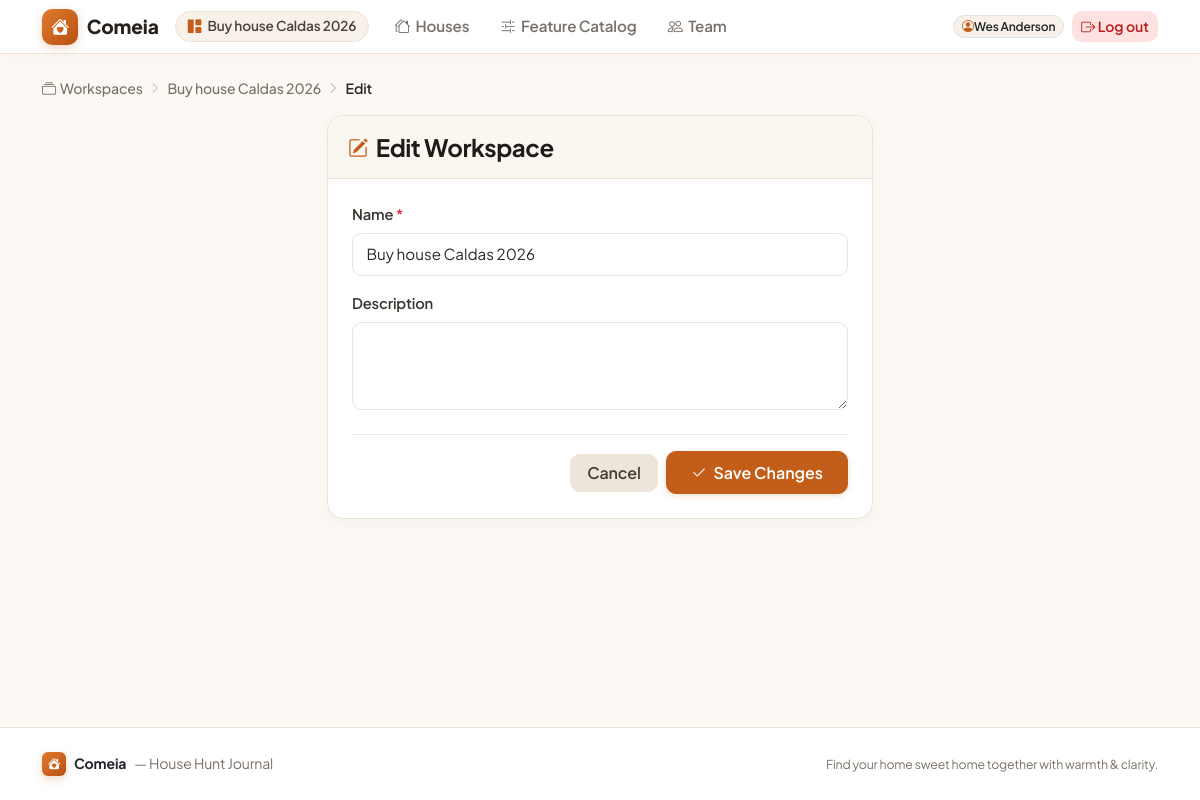
Page /accounts/workspaces/buy-house-caldas-2026/edit/ (signed in) on the committed database.
### accounts/models.py (models this page shows, shortened)
class Workspace(models.Model):
    name = models.CharField(max_length=120)
    slug = models.SlugField(max_length=140, unique=True, blank=True)
    description = models.TextField(blank=True)
    created_by = models.ForeignKey(
        settings.AUTH_USER_MODEL,
        on_delete=models.PROTECT,
        related_name="created_workspaces",
    )
    created_at = models.DateTimeField(auto_now_add=True)
    updated_at = models.DateTimeField(auto_now=True)
    class Meta:
        ordering = ("name",)
        verbose_name = _("workspace")
        verbose_name_plural = _("workspaces")
    def membership_for(self, user) -> "Membership | None":
        if not user.is_authenticated:
            return None
        return self.memberships.filter(user=user).select_related("user").first()

class User(AbstractUser):
    """Custom user model.

    Declared up-front so the project can extend it later without a painful
    migration.  Currently it adds nothing beyond :class:`AbstractUser`.
    """

### accounts/views.py (the view, shortened to what this page needs)
class WorkspaceUpdateView(
    WorkspaceAccessMixin, SuccessMessageMixin, UpdateView
):
    model = Workspace
    form_class = WorkspaceForm
    template_name = "accounts/workspace_form.html"
    success_message = "Workspace updated."
    require_owner = True
    def get_object(self, queryset=None) -> Workspace:
        return self.workspace

### accounts/forms.py
class WorkspaceForm(forms.ModelForm):
    class Meta:
        model = Workspace
        fields = ("name", "description")
        widgets = {"description": forms.Textarea(attrs={"rows": 3})}

### accounts/mixins.py (called while the page is built)
    def setup_workspace(
        self, request: HttpRequest, *args: Any, **kwargs: Any
    ) -> HttpResponse | None:
        if not request.user.is_authenticated:
            from django.contrib.auth.views import redirect_to_login
            return redirect_to_login(request.get_full_path())
        slug = kwargs.get("workspace_slug")
        self.workspace = get_object_or_404(Workspace, slug=slug)
        membership = self.workspace.membership_for(request.user)
        if membership is None:
            raise PermissionDenied("You are not a member of this workspace.")
        if self.require_owner and not membership.can_manage:
            raise PermissionDenied("Only owners can do that.")
        if self.require_editor and not membership.can_edit:
            raise PermissionDenied("You need editor rights to do that.")
        self.membership = membership
        return None

    def dispatch(self, request: HttpRequest, *args: Any, **kwargs: Any) -> HttpResponse:
        response = self.setup_workspace(request, *args, **kwargs)
        if response is not None:
            return response
        return super().dispatch(request, *args, **kwargs)

    def get_context_data(self, **kwargs: Any) -> dict[str, Any]:
        context = super().get_context_data(**kwargs)
        context.setdefault("workspace", self.workspace)
        context.setdefault("membership", self.membership)
        return context

### accounts/models.py (called while the page is built)
    @property
    def can_manage(self) -> bool:
        return self.role == Role.OWNER

### templates/accounts/workspace_form.html (shortened to what this page needs)
{% extends "base.html" %}
{% block content %}
<nav class="breadcrumb-cozy" aria-label="breadcrumb">
    <a href="{% url 'accounts:workspace_list' %}"><i class="bi bi-collection me-1"></i>Workspaces</a>
    {% if object %}
        <span class="separator"><i class="bi bi-chevron-right"></i></span>
        <a href="{% url 'accounts:workspace_detail' object.slug %}">{{ object.name }}</a>
        <span class="separator"><i class="bi bi-chevron-right"></i></span>
        <span class="current">Edit</span>
    {% else %}
        <span class="separator"><i class="bi bi-chevron-right"></i></span>
        <span class="current">New Workspace</span>
    {% endif %}
</nav>
<div class="row justify-content-center">
    <div class="col-12 col-md-8 col-lg-6">
        <div class="card card-cozy">
            <div class="card-cozy-header">
                <div class="d-flex align-items-center gap-2">
                    <i class="bi {% if object %}bi-pencil-square{% else %}bi-plus-circle-fill{% endif %} text-primary-warm fs-5"></i>
                    <h1 class="h4 font-heading mb-0">{% if object %}Edit Workspace{% else %}Create New Workspace{% endif %}</h1>
                </div>
            </div>
            <div class="card-body p-4">
                <form method="post" novalidate>
                    {% for field in form %}
                        <div class="mb-3">
                            <label for="{{ field.id_for_label }}" class="form-label">
                                {{ field.label }}
                                {% if field.field.required %}<span class="text-danger">*</span>{% endif %}
                            </label>
                            {{ field }}
                        </div>
                    {% endfor %}
                    <div class="d-flex align-items-center justify-content-end gap-2 pt-3 border-top border-light-subtle mt-4">
                        {% if object %}
                            <a href="{% url 'accounts:workspace_detail' object.slug %}" class="btn btn-secondary px-3">Cancel</a>
                        {% else %}
                            <a href="{% url 'accounts:workspace_list' %}" class="btn btn-secondary px-3">Cancel</a>
                        {% endif %}
                        <button type="submit" class="btn btn-primary px-4">
                            <i class="bi bi-check2 me-1"></i> {% if object %}Save Changes{% else %}Create Workspace{% endif %}
                        </button>
                    </div>
                </form>
            </div>
        </div>
    </div>
</div>
{% endblock %}

### templates/base.html (shortened to what this page needs)
{% load static %}
<!doctype html>
<html lang="en">
<head>
    <link href="https://cdn.jsdelivr.net/npm/bootstrap@5.3.3/dist/css/bootstrap.min.css" rel="stylesheet">
    <link rel="stylesheet" href="https://cdn.jsdelivr.net/npm/bootstrap-icons@1.11.3/font/bootstrap-icons.min.css">
</head>
<body>
<header class="navbar navbar-expand-lg navbar-comeia sticky-top">
    <div class="container-xl">
        <a class="brand-text" href="{% url 'accounts:workspace_list' %}">
            <span class="brand-logo-icon"><i class="bi bi-house-heart-fill"></i></span>
            <span>Comeia</span>
        </a>
        <div class="collapse navbar-collapse" id="navbarComeiaNav">
            <div class="navbar-nav me-auto align-items-lg-center ms-lg-3 mt-2 mt-lg-0 gap-1">
                {% if workspace %}
                    <div class="d-flex align-items-center me-2 my-1 my-lg-0">
                        <a href="{% url 'accounts:workspace_detail' workspace.slug %}" class="workspace-chip" title="Active workspace">
                            <i class="bi bi-grid-1x2-fill text-primary-warm"></i>
                            <span class="text-truncate" style="max-width: 180px;">{{ workspace.name }}</span>
                        </a>
                    </div>
                    <a class="nav-link-cozy" href="{% url 'properties:house_list' workspace.slug %}">
                        <i class="bi bi-houses"></i> Houses
                    </a>
                    <a class="nav-link-cozy" href="{% url 'properties:feature_list' workspace.slug %}">
                        <i class="bi bi-sliders2"></i> Feature Catalog
                    </a>
                    <a class="nav-link-cozy" href="{% url 'accounts:workspace_detail' workspace.slug %}">
                        <i class="bi bi-people"></i> Team
                    </a>
                {% else %}
                    <a class="nav-link-cozy" href="{% url 'accounts:workspace_list' %}">
                        <i class="bi bi-collection"></i> Workspaces
                    </a>
                {% endif %}
            </div>
            <div class="navbar-nav ms-auto align-items-lg-center gap-2 mt-3 mt-lg-0">
                {% if user.is_authenticated %}
                    <div class="d-flex align-items-center gap-2">
                        <span class="badge bg-surface text-dark border px-2.5 py-1.5 d-inline-flex align-items-center gap-1.5" style="border-radius: 12px; font-weight: 600;">
                            <i class="bi bi-person-circle text-primary-warm"></i> {{ user.get_full_name|default:user.username }}
                        </span>
                        <form method="post" action="{% url 'accounts:logout' %}" class="d-inline m-0">
                            <button type="submit" class="btn btn-sm btn-soft-danger px-2.5 py-1" title="Log out">
                                <i class="bi bi-box-arrow-right"></i> Log out
                            </button>
                        </form>
                    </div>
                {% endif %}
            </div>
        </div>
    </div>
</header>
<main class="container-xl py-4 flex-grow-1">
    {% block content %}{% endblock %}
</main>
<footer class="footer-comeia">
    <div class="container-xl d-flex flex-column flex-sm-row justify-content-between align-items-center gap-2">
        <div class="d-flex align-items-center gap-2">
            <span class="brand-logo-icon" style="width: 24px; height: 24px; font-size: 0.8rem; border-radius: 6px;"><i class="bi bi-house-heart-fill"></i></span>
            <span class="fw-bold text-dark">Comeia</span>
            <span class="text-muted-warm">— House Hunt Journal</span>
        </div>
        <div class="text-muted-warm small">
            Find your home sweet home together with warmth & clarity.
        </div>
    </div>
</footer>
</body>
</html>

### templates/base.html (style rules this page uses)
:root { --comeia-primary: #c25e1a; --comeia-primary-hover: #a94f13; --comeia-primary-light: #fdf1e8; --comeia-primary-rgb: 194, 94, 26; --comeia-accent: #d97706; --comeia-accent-light: #fef3c7; --comeia-bg: #fcf9f5; --comeia-card-bg: #ffffff; --comeia-surface: #f7f1ea; --comeia-border: #ede4d8; --comeia-border-subtle: #f2ebe1; --comeia-text: #2c2825; --comeia-muted: #797169; --comeia-forest: #2b6e4f; --comeia-forest-light: #eaf5ef; --bs-primary: #c25e1a; --bs-primary-rgb: 194, 94, 26; --bs-body-font-family: 'Plus Jakarta Sans', system-ui, -apple-system, sans-serif; }
body { font-family: var(--bs-body-font-family); background-color: var(--comeia-bg); color: var(--comeia-text); min-height: 100vh; display: flex; flex-direction: column; letter-spacing: -0.01em; }
h1, h2, h3, h4, .font-heading { font-weight: 700; color: #1f1b18; letter-spacing: -0.02em; }
.navbar-comeia { background-color: #ffffff; border-bottom: 1px solid var(--comeia-border); box-shadow: 0 2px 12px rgba(180, 83, 9, 0.04); }
.brand-logo-icon { display: inline-flex; align-items: center; justify-content: center; width: 36px; height: 36px; background: linear-gradient(135deg, #e07a2d, #b85012); color: white; border-radius: 10px; font-size: 1.15rem; box-shadow: 0 3px 8px rgba(194, 94, 26, 0.25); }
.brand-text { font-weight: 800; font-size: 1.2rem; color: #26211d; text-decoration: none; display: flex; align-items: center; gap: 0.55rem; }
.nav-link-cozy { color: var(--comeia-muted); font-weight: 600; font-size: 0.95rem; padding: 0.45rem 0.85rem; border-radius: 8px; transition: all 0.15s ease-in-out; text-decoration: none; display: inline-flex; align-items: center; gap: 0.35rem; }
.workspace-chip { background-color: var(--comeia-surface); border: 1px solid var(--comeia-border); border-radius: 20px; padding: 0.25rem 0.75rem; font-size: 0.85rem; font-weight: 600; color: #4b443d; display: inline-flex; align-items: center; gap: 0.4rem; text-decoration: none; transition: all 0.15s ease-in-out; }
.card-cozy { background-color: var(--comeia-card-bg); border: 1px solid var(--comeia-border); border-radius: 16px; box-shadow: 0 4px 16px rgba(60, 40, 20, 0.04); transition: transform 0.15s ease, box-shadow 0.15s ease; }
.card-cozy-header { background-color: #faf6f0; border-bottom: 1px solid var(--comeia-border); border-top-left-radius: 16px !important; border-top-right-radius: 16px !important; padding: 1rem 1.25rem; }
.btn-primary { background-color: var(--comeia-primary); border-color: var(--comeia-primary); color: #ffffff; font-weight: 600; border-radius: 10px; padding: 0.55rem 1.25rem; transition: all 0.15s ease-in-out; box-shadow: 0 2px 6px rgba(194, 94, 26, 0.2); }
.btn-soft-danger { background-color: #fee2e2; color: #b91c1c; border: 1px solid transparent; font-weight: 600; border-radius: 10px; }
.btn-secondary { background-color: #ede5da; border-color: #ede5da; color: #443e37; font-weight: 600; border-radius: 10px; }
label { font-weight: 600; font-size: 0.92rem; color: #3b3530; margin-bottom: 0.35rem; display: block; }
input[type="text"], input[type="password"], input[type="email"], input[type="number"], input[type="url"], input[type="datetime-local"], input[type="file"], select, textarea { display: block; width: 100%; padding: 0.55rem 0.85rem; font-size: 0.95rem; font-weight: 400; line-height: 1.5; color: var(--comeia-text); background-color: #ffffff; border: 1.5px solid var(--comeia-border); border-radius: 10px; transition: border-color 0.15s ease-in-out, box-shadow 0.15s ease-in-out; }
.breadcrumb-cozy { display: flex; align-items: center; flex-wrap: wrap; gap: 0.4rem; font-size: 0.88rem; margin-bottom: 1rem; color: var(--comeia-muted); }
.breadcrumb-cozy a { color: var(--comeia-muted); text-decoration: none; font-weight: 500; }
.breadcrumb-cozy .separator { color: #b5ada3; font-size: 0.75rem; }
.breadcrumb-cozy .current { color: var(--comeia-text); font-weight: 600; }
footer.footer-comeia { background-color: #ffffff; border-top: 1px solid var(--comeia-border); padding: 1.5rem 0; margin-top: auto; color: var(--comeia-muted); font-size: 0.88rem; }
.bg-surface { background-color: var(--comeia-surface); }
.text-primary-warm { color: var(--comeia-primary) !important; }
.text-muted-warm { color: var(--comeia-muted) !important; }

### rows in the picture
Workspace: name "Buy house Caldas 2026", form "Buy house Caldas 2026"
User: get_full_name "Wes Anderson"

### other values in the picture
{{ field.label }} "Name" "Description"
